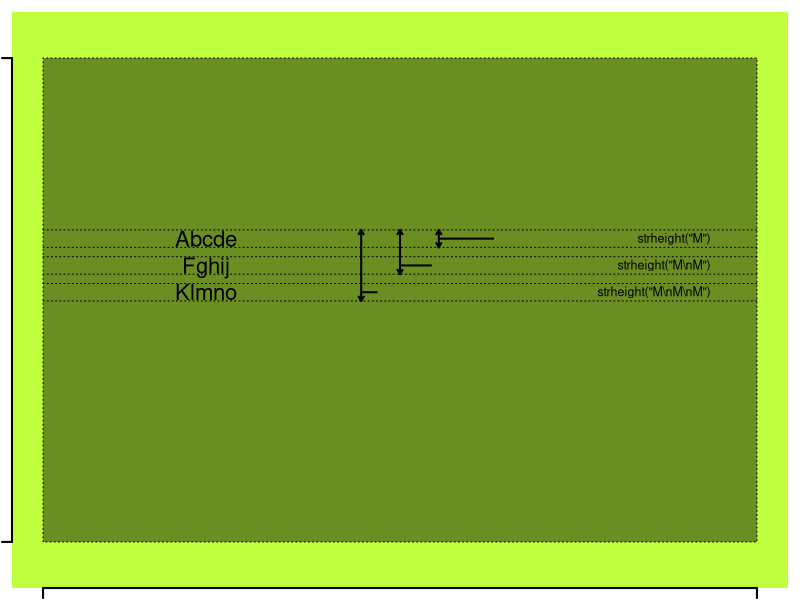
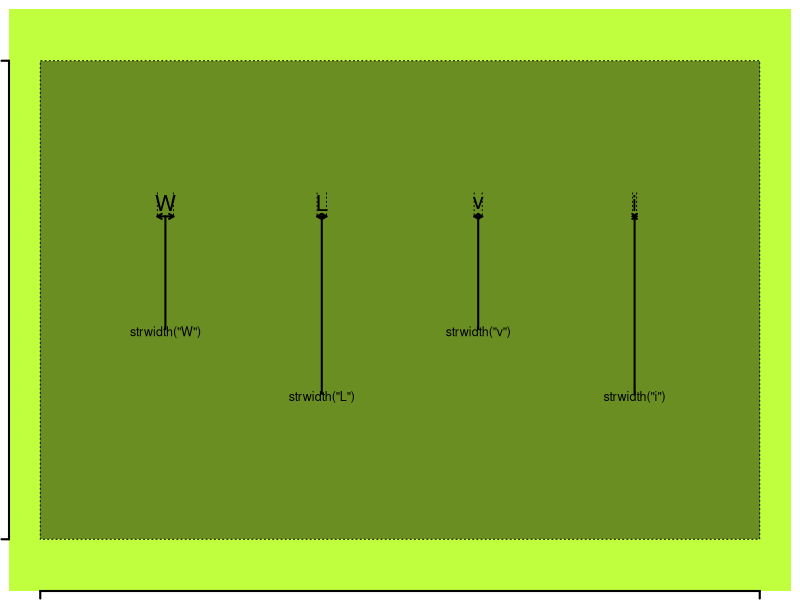
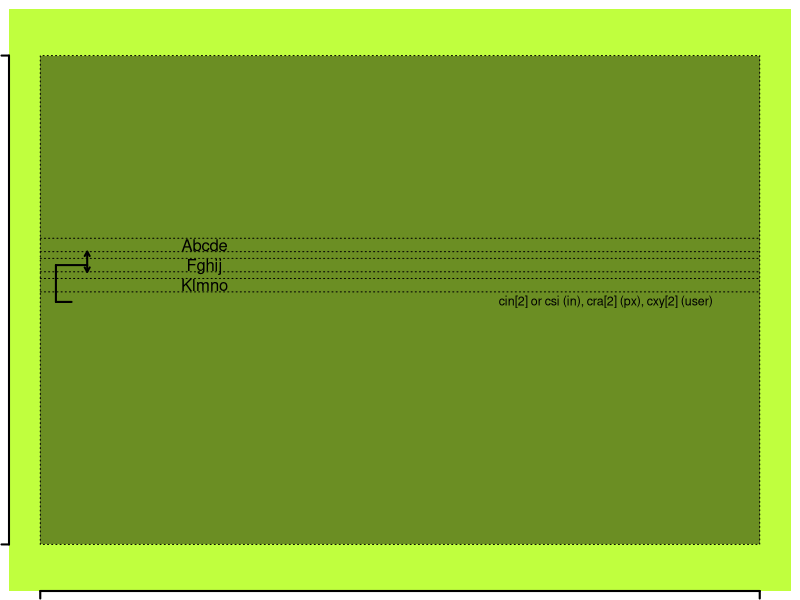
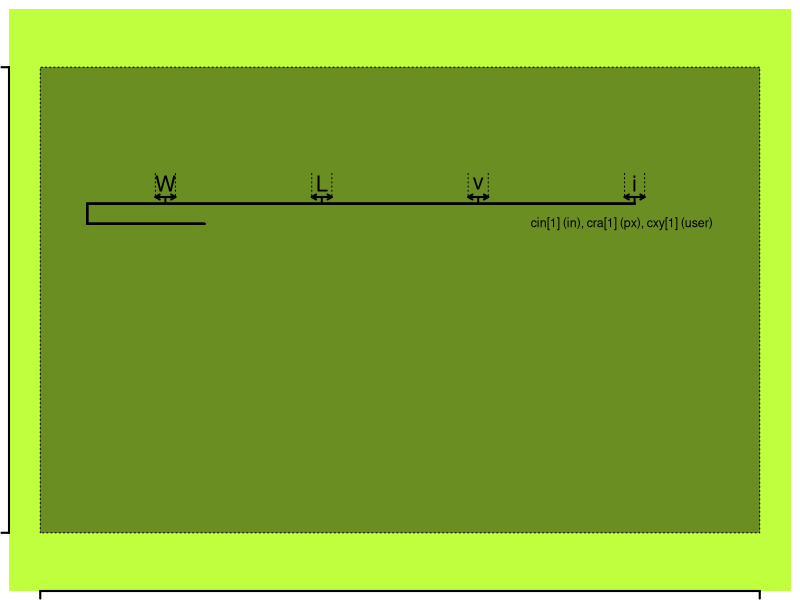
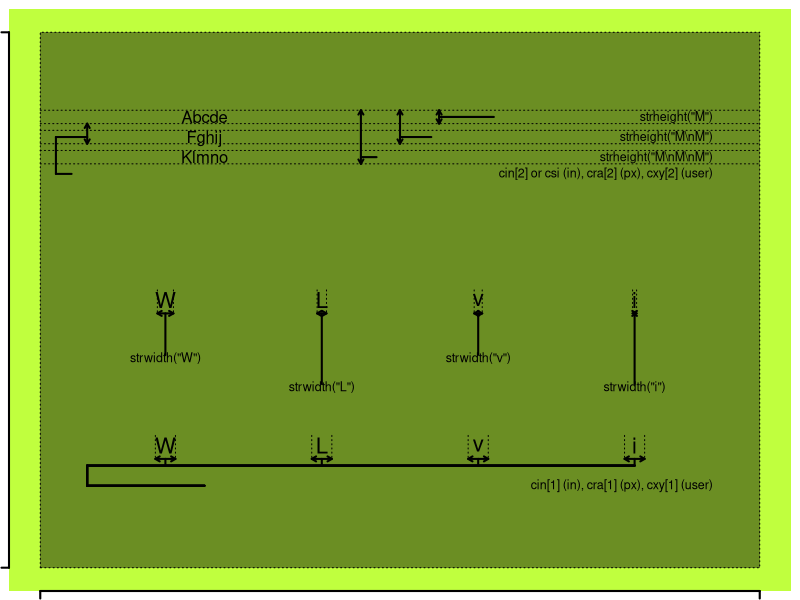

Generate these figures, in order, with R:
## ---- chunk 1
draw_framework <- function(y0=104, y1=196) {
  par(mar=rep(0.6, 4), xaxs="i", yaxs="i")
  plot(c(100, 200), c(y0-4, y1+4), type="n", axes=FALSE)
  axis(side=1, at=c(104, 196), labels=rep(" ", 2))
  polygon(x=c(100, 100, 200, 200), y=c(y0-4, y1+4, y1+4, y0-4), col="olivedrab1", border=NA)
  polygon(x=c(104, 104, 196, 196), y=c(y0,   y1,   y1,   y0),   col="olivedrab",  border="black", lty="dotted")
  axis(side=1, at=c(104, 196), labels=rep(" ", 2), lwd=2)
  axis(side=2, at=c(y0, y1), labels=rep(" ", 2), lwd=2)
}
draw_multiline <- function() {
  text(125, 178, "Abcde\nFghij\nKlmno", cex=1.33)
  u0 <<- 0.67*strheight("M")
  u1 <<- 0.67*(strheight("M\nM") - strheight("M"))
  u  <<- 178 + c(2, 2, 0, 0, -2, -2)*u1 + c(1, -1, 1, -1, 1, -1)*u0
  u12 <<- (u[1]+u[2])/2
  u34 <<- (u[3]+u[4])/2
  u56 <<- (u[5]+u[6])/2
  u7  <<- u[6]-u1
  segments(104, u, 196, u, lty="dotted")
}
draw_height <- function() {
  par(cex=0.75)
  text(190, u12, 'strheight("M")', adj=1)
  text(190, u34, 'strheight("M\\nM")', adj=1)
  text(190, u56, 'strheight("M\\nM\\nM")', adj=1)
  arrows  (155, u[1], 155, u[2], lwd=2, len=0.05, code=3)
  arrows  (150, u[1], 150, u[4], lwd=2, len=0.05, code=3)
  arrows  (145, u[1], 145, u[6], lwd=2, len=0.05, code=3)
  segments(155,  u12, 162,  u12, lwd=2)
  segments(150,  u34, 154,  u34, lwd=2)
  segments(145,  u56, 147,  u56, lwd=2)
}
draw_framework(y0=154, y1=196)
draw_multiline()
draw_height()
## ---- chunk 2
draw_width <- function() {
  par(cex=1.33)
  text(120, 150, "W")
  text(140, 150, "L")
  text(160, 150, "v")
  text(180, 150, "i")

  par(cex=0.75)
  text(120, 140, 'strwidth("W")')
  text(140, 135, 'strwidth("L")')
  text(160, 140, 'strwidth("v")')
  text(180, 135, 'strwidth("i")')
  
  
  u <- 0.67*strwidth("W")
  v <- 0.67*strheight("W")
  segments(120-u, 150+1.5*v, 120-u,  150-2.0*v, lty="dotted")
  segments(120+u, 150+1.5*v, 120+u,  150-2.0*v, lty="dotted")
  arrows  (120+u, 150-2.0*v, 120-u,  150-2.0*v, len=0.05, lwd=2, code=3)
  segments(120,   150-2.0*v, 120,    140+0.5*v, lwd=2)
  
  u <- 0.67*strwidth("L")
  v <- 0.67*strheight("L")
  segments(140-u, 150+1.5*v, 140-u,  150-2.0*v, lty="dotted")
  segments(140+u, 150+1.5*v, 140+u,  150-2.0*v, lty="dotted")
  arrows  (140+u, 150-2.0*v, 140-u,  150-2.0*v, len=0.05, lwd=2, code=3)
  segments(140,   150-2.0*v, 140,    135+0.5*v, lwd=2)

  u <- 0.67*strwidth("v")
  v <- 0.67*strheight("v")
  segments(160-u, 150+1.5*v, 160-u,  150-2.0*v, lty="dotted")
  segments(160+u, 150+1.5*v, 160+u,  150-2.0*v, lty="dotted")
  arrows  (160+u, 150-2.0*v, 160-u,  150-2.0*v, len=0.05, lwd=2, code=3)
  segments(160,   150-2.0*v, 160,    140+0.5*v, lwd=2)

  u <- 0.67*strwidth("i")
  v <- 0.67*strheight("i")
  segments(180-u, 150+1.5*v, 180-u,  150-2.0*v, lty="dotted")
  segments(180+u, 150+1.5*v, 180+u,  150-2.0*v, lty="dotted")
  arrows  (180+u, 150-2.0*v, 180-u,  150-2.0*v, len=0.05, lwd=2, code=3)
  segments(180,   150-2.0*v, 180,    135+0.5*v, lwd=2)
}

draw_framework(y0=124, y1=161)
draw_width()
## ---- chunk 3
cin2 <- function() {
  par(cex=0.75)
  text(190, u7,  "cin[2] or csi (in), cra[2] (px), cxy[2] (user)", adj=1)
  arrows  (110, u[2], 110, u[4], lwd=2, len=0.05, code=3)
  # segments(x(345),  u56, x(347),  u56, lwd=2)
  segments(110,  u34, 106,  u34, lwd=2)
  segments(106,  u34, 106,  u7,  lwd=2)
  segments(106,  u7,  108,  u7,  lwd=2)
}
draw_framework(y0=154, y1=196)
draw_multiline()
cin2()
## ---- chunk 4
cin1 <- function() {
  u <- 0.67*par("cxy")[1]
  v <- 0.67*strheight("W")

  par(cex=1.33)  
  text(120, 125, "W")
  text(140, 125, "L")
  text(160, 125, "v")
  text(180, 125, "i")
  
  par(cex=0.75)
  st <- "cin[1] (in), cra[1] (px), cxy[1] (user)"
  text(190, 125-6.0*v, st, adj=1)

  w <- c(120, 140, 160, 180)
  z <- rep(125, 4)
  segments(w-u, z+1.5*v, w-u,  z-2.0*v, lty="dotted")
  segments(w+u, z+1.5*v, w+u,  z-2.0*v, lty="dotted")
  arrows  (w+u, z-2.0*v, w-u,  z-2.0*v, len=0.05, lwd=2, code=3)
  segments(w,   z-2.0*v, w,    z-3.0*v, lwd=2)
  segments(180, z-3.0*v, 110,  z-3.0*v, lwd=2)
  segments(110, z-3.0*v, 110,  z-6.0*v, lwd=2)
  segments(110, z-6.0*v, 125,  z-6.0*v, lwd=2)
}
draw_framework(y0=101, y1=133)
cin1()
## ---- chunk 5
draw_framework()
draw_multiline()
draw_height()
draw_width()
cin2()
cin1()
